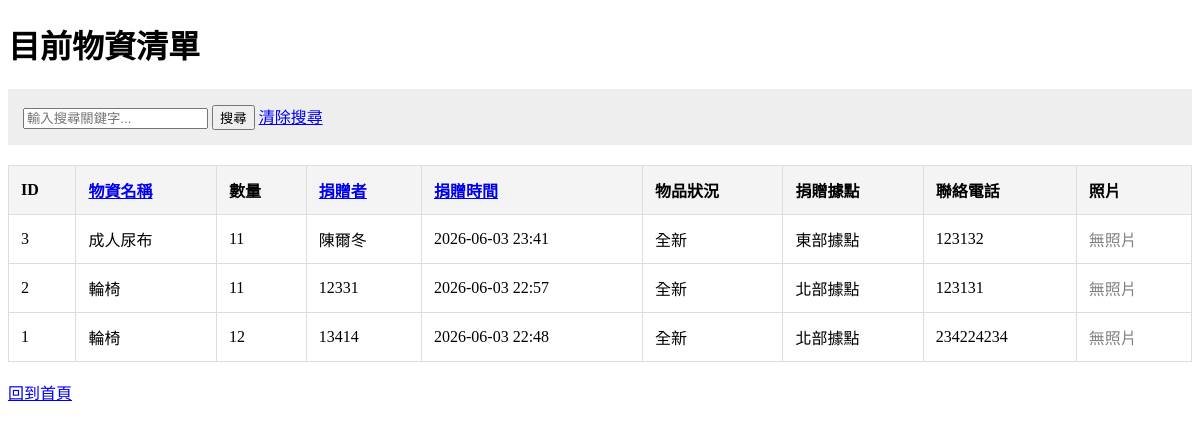
/donations, run on the app's committed database.
### app.py (models this page shows)
class Donation(db.Model):
    id = db.Column(db.Integer, primary_key=True)
    item_name = db.Column(db.String(100), nullable=False)
    quantity = db.Column(db.Integer, nullable=False)
    donor_name = db.Column(db.String(100), nullable=False)
    condition = db.Column(db.String(10), nullable=False)
    address = db.Column(db.String(200), nullable=False)
    phone = db.Column(db.String(20), nullable=False)
    image_filename = db.Column(db.String(200), nullable=True)
    timestamp = db.Column(db.DateTime, default=datetime.now)

### app.py (the view)
@app.route('/donations')
def list_donations():
    search_query = request.args.get('q', '')
    sort_type = request.args.get('sort', 'timestamp')
    query = Donation.query
    if search_query:
        query = query.filter(
            (Donation.donor_name.contains(search_query)) |
            (Donation.item_name.contains(search_query))
            (Donation.address.contains(search_query))
        )
    if sort_type == 'name':
        items = query.order_by(Donation.donor_name).all()
    elif sort_type == 'item':
        items = query.order_by(Donation.item_name).all()
    else:
        items = query.order_by(Donation.timestamp.desc()).all()
    return render_template('donations.html', items=items, query=search_query, sort=sort_type)

### templates/donations.html (shortened to what this page needs)
<!DOCTYPE html>
<html lang="zh-TW">
<head>
</head>
<body>
    <h1>目前物資清單</h1>
    <div class="search-area">
        <form action="/donations" method="GET">
            <input type="text" name="q" placeholder="輸入搜尋關鍵字..." value="{{ query }}">
            <button type="submit">搜尋</button>
            <a href="/donations">清除搜尋</a>
        </form>
    </div>
    <table>
        <tr>
            <th>ID</th>
            <th><a href="/donations?sort=item&q={{ query }}">物資名稱</a></th>
            <th>數量</th>
            <th><a href="/donations?sort=name&q={{ query }}">捐贈者</a></th>
            <th><a href="/donations?sort=timestamp&q={{ query }}">捐贈時間</a></th>
            <th>物品狀況</th>
            <th>捐贈據點</th>
            <th>聯絡電話</th>
            <th>照片</th>
        </tr>
        {% for item in items %}
        <tr>
            <td>{{ item.id }}</td>
            <td>{{ item.item_name }}</td>
            <td>{{ item.quantity }}</td>
            <td>{{ item.donor_name }}</td>
            <td>{{ item.timestamp.strftime('%Y-%m-%d %H:%M') }}</td>
            <td>{{ item.condition }}</td>
            <td>{{ item.address }}</td>
            <td>{{ item.phone }}</td>
            <td>
                {% if item.image_filename %}
                    <img src="{{ url_for('static', filename='uploads/' + item.image_filename) }}" alt="物資照片" style="max-width: 100px; max-height: 100px;">
                {% else %}
                    <span style="color: gray;">無照片</span>
                {% endif %}
            </td>
        </tr>
        {% else %}
        <tr>
            <td colspan="9" style="text-align:center;">目前沒有找到符合的物資紀錄</td>
        </tr>
        {% endfor %}
    </table>
    <br>
    <a href="/">回到首頁</a>
</body>
</html>

### templates/donations.html (style rules this page uses)
table { width: 100%; border-collapse: collapse; margin-top: 20px; }
th, td { border: 1px solid #ddd; padding: 12px; text-align: left; }
th { background-color: #f4f4f4; }
.search-area { margin-bottom: 20px; padding: 15px; background: #eee; }

### data on the page
Donation: id "3", item_name "成人尿布", quantity "11", donor_name "陳爾冬", timestamp "2026-06-03 23:41", condition "全新", address "東部據點", phone "123132", shows "無照片"
Donation: id "2", item_name "輪椅", quantity "11", donor_name "12331", timestamp "2026-06-03 22:57", condition "全新", address "北部據點", phone "123131", shows "無照片"
Donation: id "1", item_name "輪椅", quantity "12", donor_name "13414", timestamp "2026-06-03 22:48", condition "全新", address "北部據點", phone "234224234", shows "無照片"
